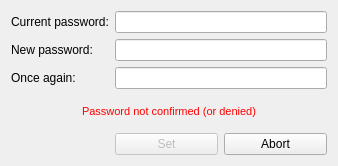
<?xml version="1.0" encoding="UTF-8"?>
<ui version="4.0">
 <class>ChangePasswordDialog</class>
 <widget class="QDialog" name="ChangePasswordDialog">
  <property name="geometry">
   <rect>
    <x>0</x>
    <y>0</y>
    <width>338</width>
    <height>166</height>
   </rect>
  </property>
  <property name="sizePolicy">
   <sizepolicy hsizetype="Fixed" vsizetype="Fixed">
    <horstretch>0</horstretch>
    <verstretch>0</verstretch>
   </sizepolicy>
  </property>
  <property name="minimumSize">
   <size>
    <width>338</width>
    <height>0</height>
   </size>
  </property>
  <property name="maximumSize">
   <size>
    <width>338</width>
    <height>16777215</height>
   </size>
  </property>
  <property name="windowTitle">
   <string>Change password</string>
  </property>
  <property name="windowIcon">
   <iconset>
    <normaloff>../../images/cryptonote.ico</normaloff>../../images/cryptonote.ico</iconset>
  </property>
  <layout class="QGridLayout" name="gridLayout">
   <item row="4" column="1">
    <widget class="QPushButton" name="m_okButton">
     <property name="enabled">
      <bool>false</bool>
     </property>
     <property name="text">
      <string>Set</string>
     </property>
     <property name="default">
      <bool>true</bool>
     </property>
    </widget>
   </item>
   <item row="2" column="1" colspan="2">
    <widget class="QLineEdit" name="m_newPasswordConfirmationEdit">
     <property name="echoMode">
      <enum>QLineEdit::Password</enum>
     </property>
    </widget>
   </item>
   <item row="0" column="0">
    <widget class="QLabel" name="label_3">
     <property name="text">
      <string>Current password:</string>
     </property>
    </widget>
   </item>
   <item row="0" column="1" colspan="2">
    <widget class="QLineEdit" name="m_oldPasswordEdit">
     <property name="echoMode">
      <enum>QLineEdit::Password</enum>
     </property>
    </widget>
   </item>
   <item row="4" column="2">
    <widget class="QPushButton" name="m_cancelButton">
     <property name="text">
      <string>Abort</string>
     </property>
    </widget>
   </item>
   <item row="1" column="0">
    <widget class="QLabel" name="label">
     <property name="sizePolicy">
      <sizepolicy hsizetype="Maximum" vsizetype="Preferred">
       <horstretch>0</horstretch>
       <verstretch>0</verstretch>
      </sizepolicy>
     </property>
     <property name="text">
      <string>New password:</string>
     </property>
    </widget>
   </item>
   <item row="1" column="1" colspan="2">
    <widget class="QLineEdit" name="m_newPasswordEdit">
     <property name="sizePolicy">
      <sizepolicy hsizetype="Expanding" vsizetype="Fixed">
       <horstretch>0</horstretch>
       <verstretch>0</verstretch>
      </sizepolicy>
     </property>
     <property name="echoMode">
      <enum>QLineEdit::Password</enum>
     </property>
    </widget>
   </item>
   <item row="2" column="0">
    <widget class="QLabel" name="label_2">
     <property name="sizePolicy">
      <sizepolicy hsizetype="Maximum" vsizetype="Preferred">
       <horstretch>0</horstretch>
       <verstretch>0</verstretch>
      </sizepolicy>
     </property>
     <property name="text">
      <string>Once again:</string>
     </property>
    </widget>
   </item>
   <item row="3" column="0" colspan="3">
    <widget class="QLabel" name="m_errorLabel">
     <property name="styleSheet">
      <string notr="true">color: #ff0000; font: 11px;</string>
     </property>
     <property name="text">
      <string>Password not confirmed (or denied)</string>
     </property>
     <property name="alignment">
      <set>Qt::AlignCenter</set>
     </property>
    </widget>
   </item>
  </layout>
 </widget>
 <tabstops>
  <tabstop>m_oldPasswordEdit</tabstop>
  <tabstop>m_newPasswordEdit</tabstop>
  <tabstop>m_newPasswordConfirmationEdit</tabstop>
  <tabstop>m_okButton</tabstop>
  <tabstop>m_cancelButton</tabstop>
 </tabstops>
 <resources/>
 <connections>
  <connection>
   <sender>m_newPasswordEdit</sender>
   <signal>textChanged(QString)</signal>
   <receiver>ChangePasswordDialog</receiver>
   <slot>checkPassword(QString)</slot>
   <hints>
    <hint type="sourcelabel">
     <x>223</x>
     <y>64</y>
    </hint>
    <hint type="destinationlabel">
     <x>168</x>
     <y>82</y>
    </hint>
   </hints>
  </connection>
  <connection>
   <sender>m_newPasswordConfirmationEdit</sender>
   <signal>textChanged(QString)</signal>
   <receiver>ChangePasswordDialog</receiver>
   <slot>checkPassword(QString)</slot>
   <hints>
    <hint type="sourcelabel">
     <x>223</x>
     <y>103</y>
    </hint>
    <hint type="destinationlabel">
     <x>168</x>
     <y>82</y>
    </hint>
   </hints>
  </connection>
  <connection>
   <sender>m_okButton</sender>
   <signal>clicked()</signal>
   <receiver>ChangePasswordDialog</receiver>
   <slot>accept()</slot>
   <hints>
    <hint type="sourcelabel">
     <x>169</x>
     <y>141</y>
    </hint>
    <hint type="destinationlabel">
     <x>168</x>
     <y>82</y>
    </hint>
   </hints>
  </connection>
  <connection>
   <sender>m_cancelButton</sender>
   <signal>clicked()</signal>
   <receiver>ChangePasswordDialog</receiver>
   <slot>reject()</slot>
   <hints>
    <hint type="sourcelabel">
     <x>277</x>
     <y>141</y>
    </hint>
    <hint type="destinationlabel">
     <x>168</x>
     <y>82</y>
    </hint>
   </hints>
  </connection>
 </connections>
 <slots>
  <slot>checkPassword(QString)</slot>
 </slots>
</ui>
